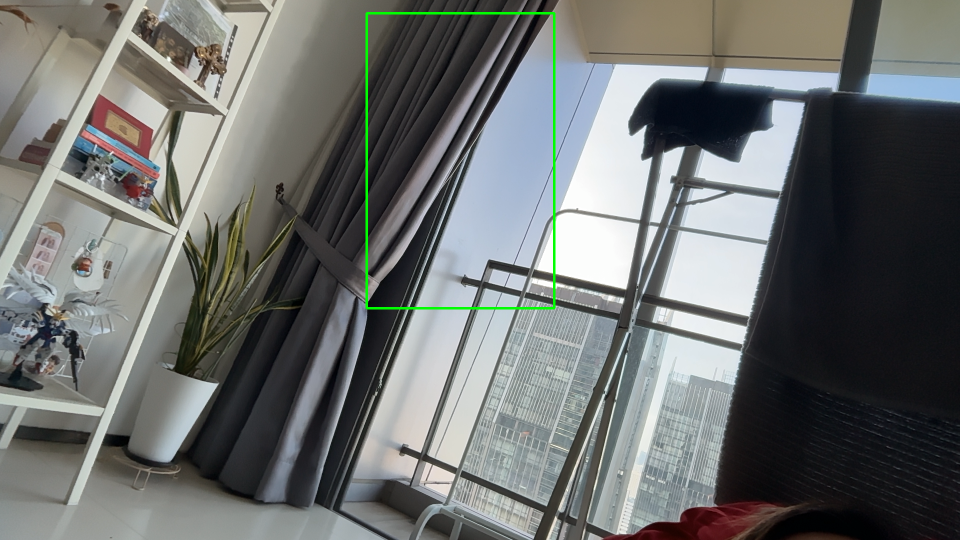
#> input picture images/1.png, 1920 x 1080 px, given in place of the camera (shown at 1/2 size)
$ python main.py
#> lines starting #> are read from the running program, lines starting #| are printed output that depends on the picture
import cv2
import time
import glob
from emailing import send_email
import os
from threading import Thread

video = cv2.VideoCapture(0)
time.sleep(1)

first_frame = None
status_list = []
count = 1


def clean_folder():
    images = glob.glob("images/*.png")
    for image in images:
        os.remove(image)


while True:
    status = 0
    check, frame = video.read()
#> frame is the input picture: shape (1080, 1920, 3); mean B, G, R 110, 111.6, 108.8
    gray_frame = cv2.cvtColor(frame, cv2.COLOR_BGR2GRAY)
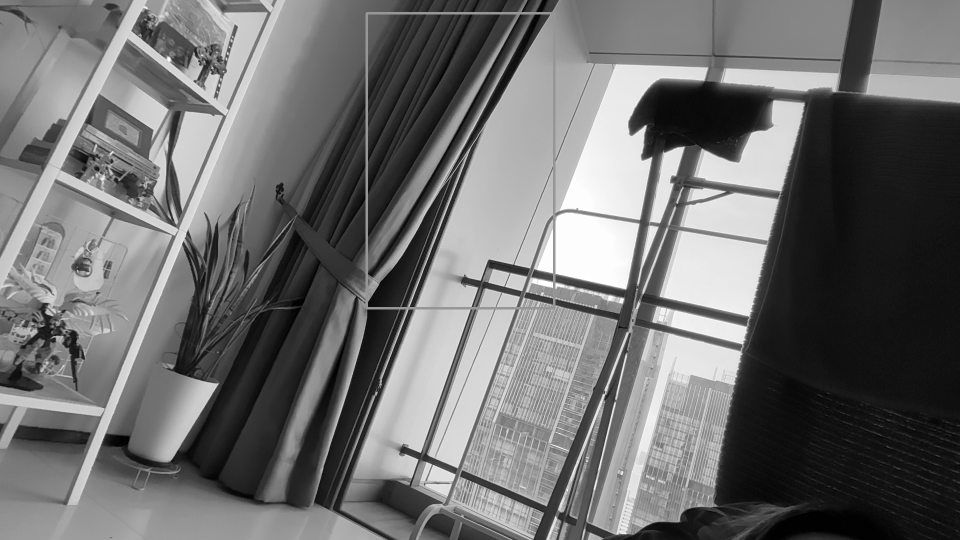
#> gray_frame: shape (1080, 1920) (shown at 1/2 size); min 0, max 255, mean 110.6
    gray_frame_gau = cv2.GaussianBlur(gray_frame, (21,21),0)
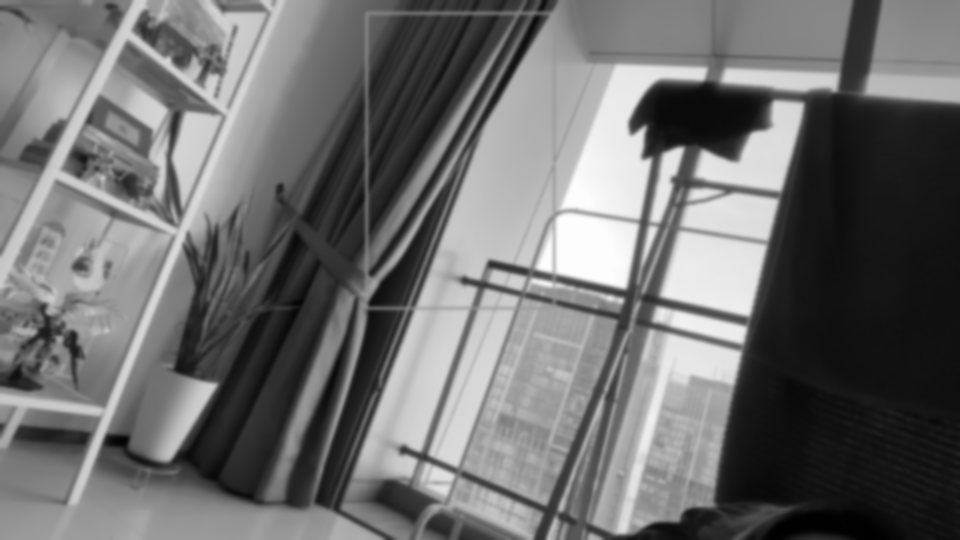
#> gray_frame_gau: shape (1080, 1920) (shown at 1/2 size); min 1, max 253, mean 110.6

    if first_frame is None:
        first_frame = gray_frame_gau

    delta_frame = cv2.absdiff(first_frame, gray_frame_gau)
#> delta_frame: shape (1080, 1920); every value is 0
    thresh_frame = cv2.threshold(delta_frame, 65, 255, cv2.THRESH_BINARY)[1]
    dil_frame = cv2.dilate(thresh_frame, None, iterations=2)

    contours, check = cv2.findContours(dil_frame, cv2.RETR_EXTERNAL, cv2.CHAIN_APPROX_SIMPLE)
#> contours = []; check = None

    for contour in contours:
        if cv2.contourArea(contour) < 10000:
            continue
        x, y, w, h = cv2.boundingRect(contour)
        rectangle = cv2.rectangle(frame, (x,y), (x+w, y+h), (0,255,0), 3)
        if rectangle.any():
            status = 1
            cv2.imwrite(f"images/{count}.png", frame)
            count = count + 1
            all_images = glob.glob(f"images/*.png")
            index = int(len(all_images)/ 2)
            image_with_object = all_images[index]

    status_list.append(status)
    status_list = status_list[-2:]

    if status_list[0] == 1 and status_list[1] == 0:
        email_thread = Thread(target=send_email, args=(image_with_object,))
        email_thread.daemon = True
        clean_thread = Thread(target=clean_folder)
        clean_thread.daemon = True

        email_thread.start()

        print("Hereeeeee")

    cv2.imshow('Video', frame)

    key = cv2.waitKey(1)
#> (key q is pressed here)

    if key == ord('q'):
        break

video.release()

#> (the run stopped early here; a loop or call above may not have finished)
